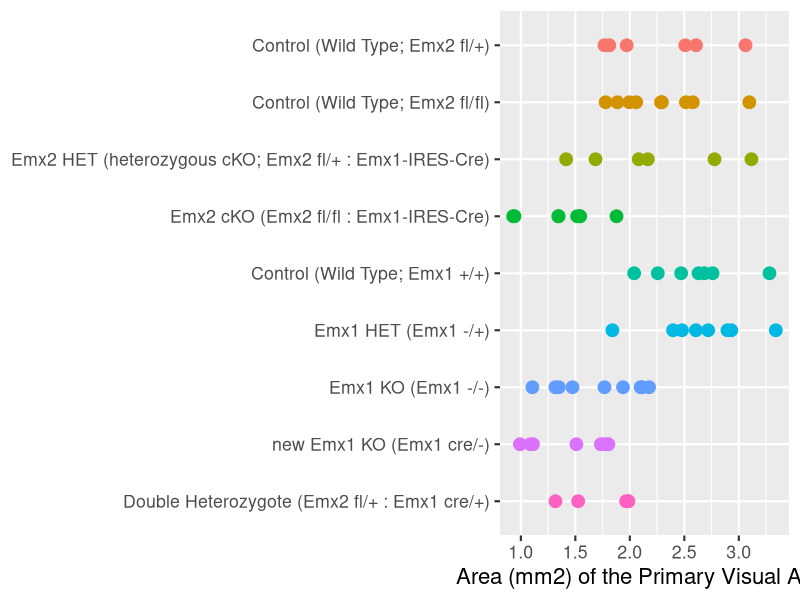
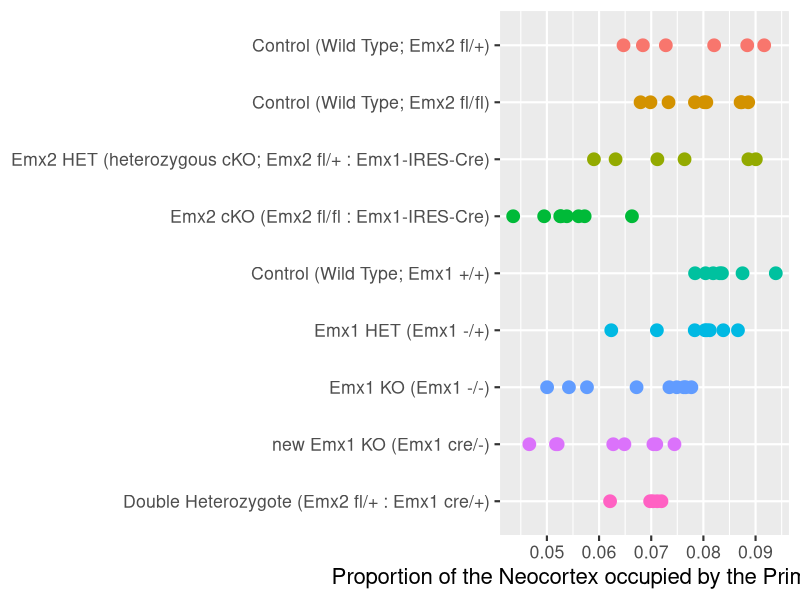
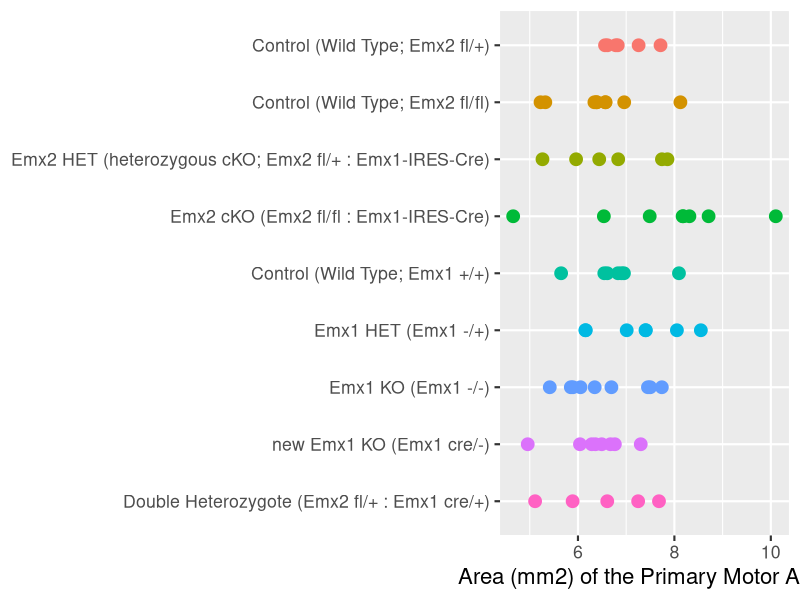
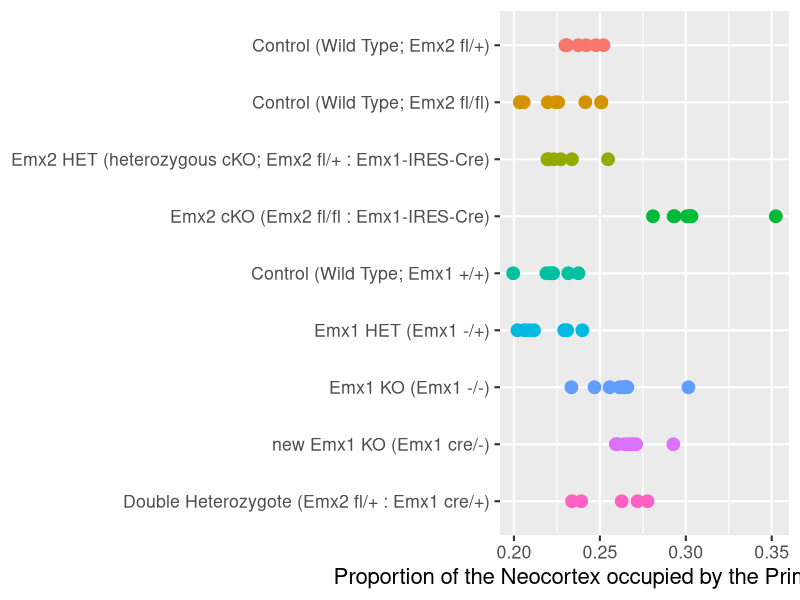
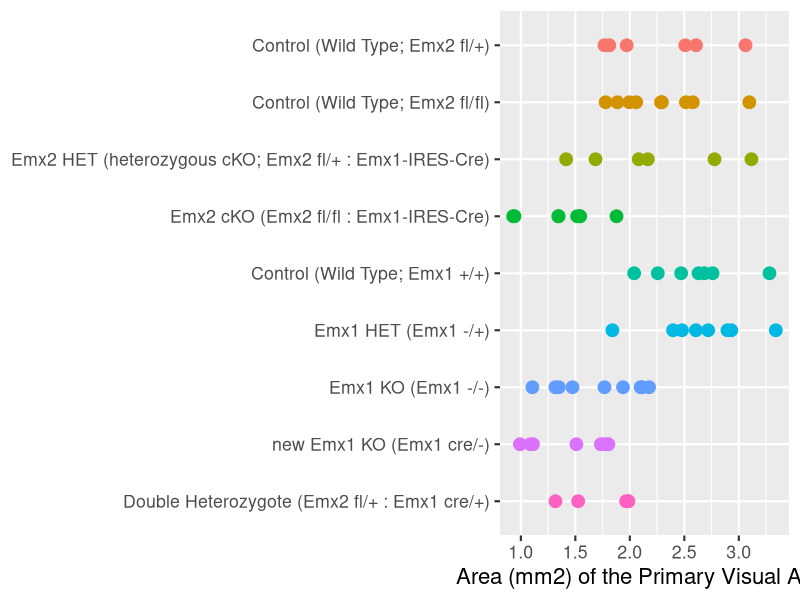
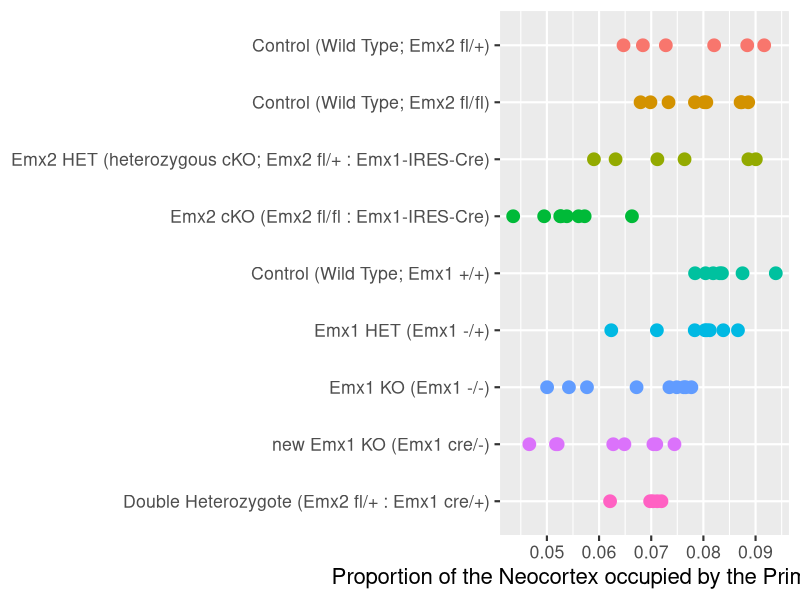
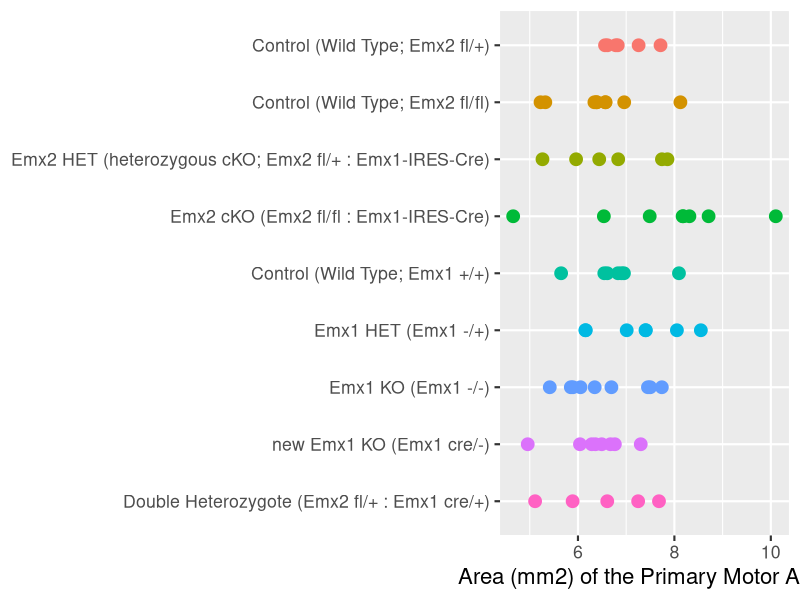
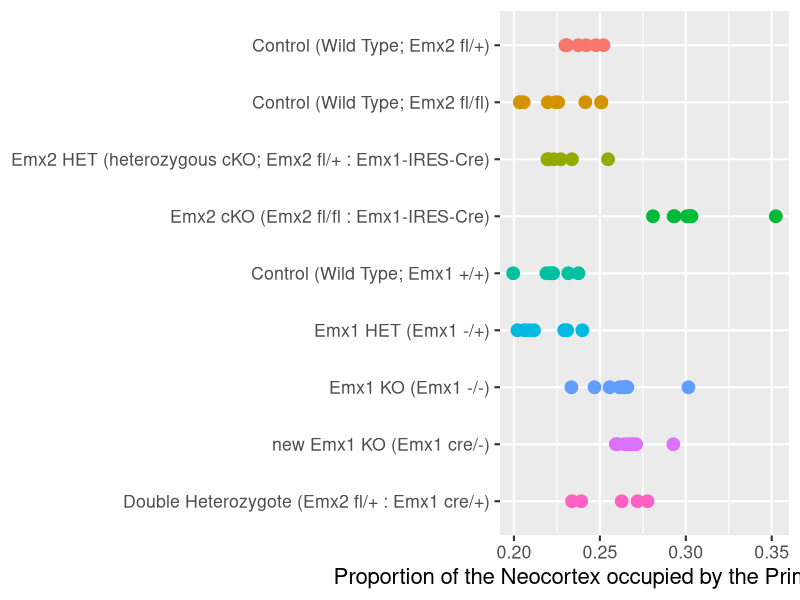

R code for these plots, in order:

# load packages -----------------------------------------------------------

# check if tidyverse is installed and if not then install it
if (!require("tidyverse")) install.packages("tidyverse")

# load packages -----------------------------------------------------------

# check if tidyverse is installed and if not then install it
if (!require("tidyverse")) install.packages("tidyverse")

# run every time you restart RStudio
library(readxl)     # load readxl, for reading Excel files
library(tidyverse)  # load tidyverse, for working with datasets


# read data ---------------------------------------------------------------

# read the Presentation data
d <- 
  read_excel(
    "Double-Emx-KO_DATASET.xlsx", 
    col_names = c("genotype", "visual", "cortex", "ratiovc", "posmed", "ratiopm", "area", "ratioarea", "motor", "ratiom"),
    skip = 3
  ) %>% 
  select(genotype, visual, ratiovc,motor, ratiom) %>% 
  filter(!str_detect(genotype, "3 allele")) %>% 
  mutate(genotype = as_factor(genotype)) %>% 
  print()

# take a quick look at all the variables in the dataset
glimpse(d)

distinct(d, genotype)


# Compare V1 area between the treatments --------------------------------

ggplot(d, aes(x=visual, y=genotype, color = genotype)) +
  geom_point(size = 4) +
  labs(
    x="Area (mm2) of the Primary Visual Area",
    y=NULL
  ) +
  scale_y_discrete(limits = rev(levels(d$genotype))) +  # put genotype in reverse order
  guides(color = "none") +
  theme_gray(base_size = 16)                            # make text bigger; default was 11

ggsave("figs/compare Visual Area between the treatments.png", width = 11.5, height = 4.76, units = "in")





# Compare Visual area by Cortex ratio between the treatments -----------------

ggplot(d, aes(x=ratiovc, y=genotype, color = genotype)) +
  geom_point(size = 4) +
  labs(
    x="Proportion of the Neocortex occupied by the Primary Visual Area",
    y=NULL
  ) +
  scale_y_discrete(limits = rev(levels(d$genotype))) +  # put genotype in reverse order
  guides(color = "none") +
  theme_gray(base_size = 16)                            # make text bigger; default was 11

ggsave("figs/Compare Visual Area by Cortex ratio between the treatments.png", width = 11.5, height = 4.76, units = "in")




# Compare Motor Area between the treatments-------------------------------------------------------------

ggplot(d, aes(x=motor, y=genotype, color = genotype)) +
  geom_point(size = 4) +
  labs(
    x="Area (mm2) of the Primary Motor Area",
    y=NULL
  ) +
  scale_y_discrete(limits = rev(levels(d$genotype))) +  # put genotype in reverse order
  guides(color = "none") +
  theme_gray(base_size = 16)                            # make text bigger; default was 11

ggsave("figs/Compare Motor Area between the treatments.png", width = 11.5, height = 4.76, units = "in")





# Compare Motor area by Cortex ratio between the treatments -------------------------------------------------------------

ggplot(d, aes(x=ratiom, y=genotype, color = genotype)) +
  geom_point(size = 4) +
  labs(
    x="Proportion of the Neocortex occupied by the Primary Motor Area",
    y=NULL
  ) +
  scale_y_discrete(limits = rev(levels(d$genotype))) +  # put genotype in reverse order
  guides(color = "none") +
  theme_gray(base_size = 16)                            # make text bigger; default was 11

ggsave("figs/Compare Motor Area by Cortex ratio between the treatmentss.png", width = 11.5, height = 4.76, units = "in")











